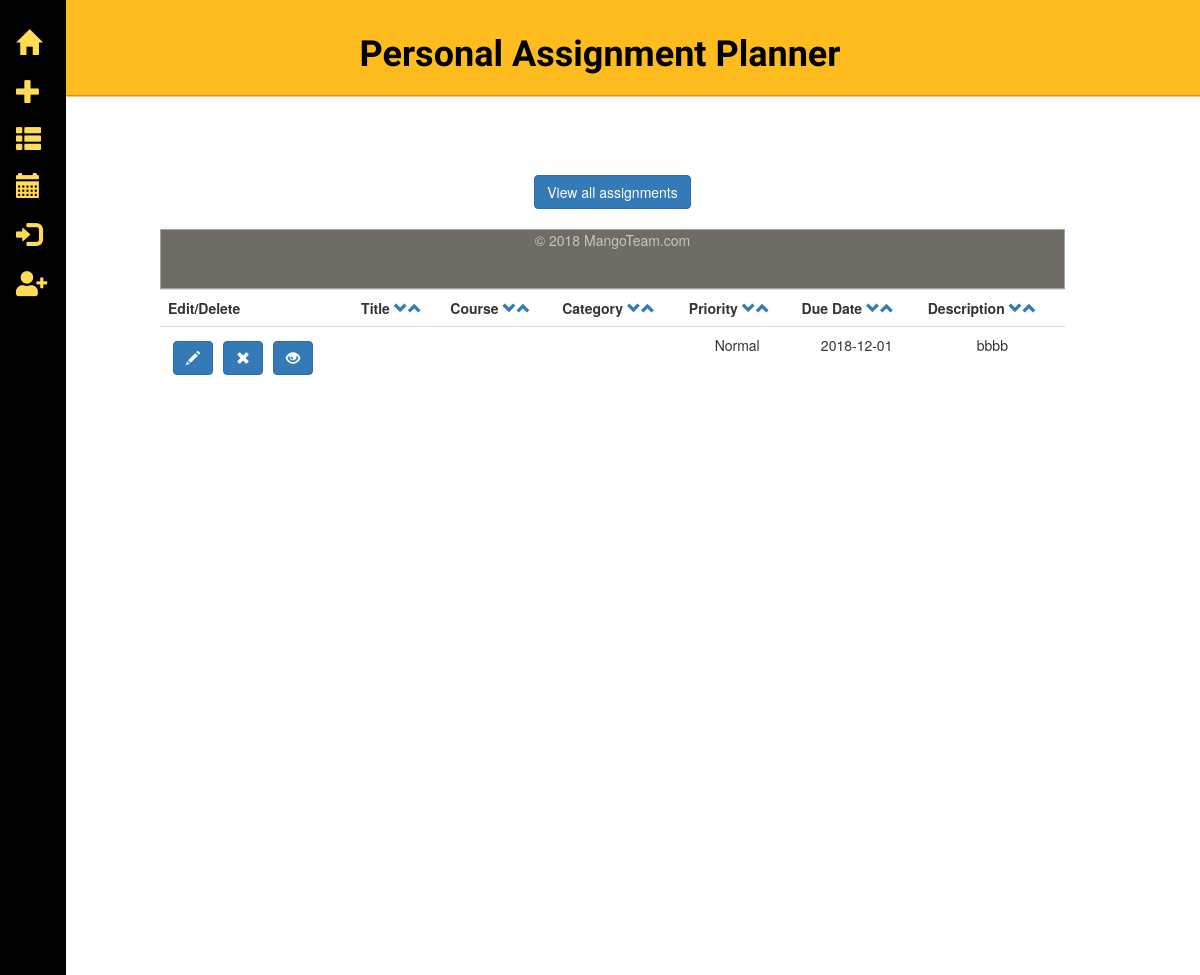
/full_view?id=13, run on an earlier commit of the app's database.
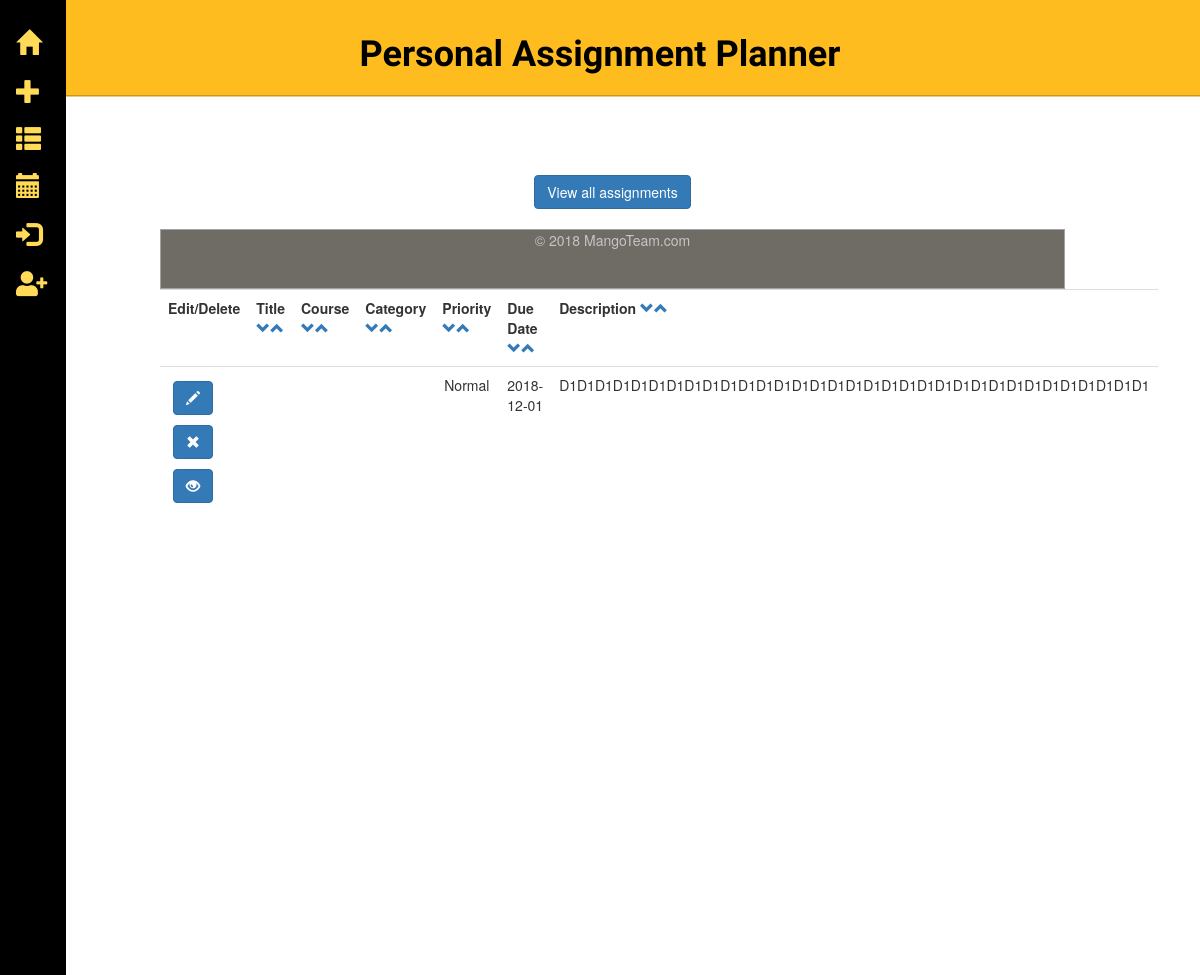
And on a later commit of the database.
### tables this page shows
CREATE TABLE assignments (
  id integer primary key autoincrement,
  username text not null,
  title text not null,
  course text not null,
  category text not null,
  priority text not null,
  duedate text not null,
  description text not null
);

### app.py (the view)
@app.route('/full_view', methods=['GET'])
def full_view():
    db = get_db()
    cur = db.execute('select * from assignments where id = ?', [request.args['id']])
    assignments = cur.fetchall()
    return render_template('full_view.html', assignments=assignments)

### app.py (called while the page is built)
def connect_db():
    rv = sqlite3.connect(app.config['DATABASE'])
    rv.row_factory = sqlite3.Row
    return rv

def get_db():
    if not hasattr(g, 'sqlite_db'):
        g.sqlite_db = connect_db()
    return g.sqlite_db

### templates/full_view.html (shortened to what this page needs)
{% extends "layout_template.html" %}
{% block body %}
<a href="./assignments"><button type="button" class="btn btn-primary">View all assignments</button></a>
<br><br>
    <table class="table">
            <tr>
                <th>Edit/Delete </th>
                <th>Title <a href="/?sort=title"><span class="glyphicon glyphicon-chevron-down arrow"></span></a><a href="/?arrange=title"><span class="glyphicon glyphicon-chevron-up arrow"></span></a></th>
                <th>Course <a href="/?sort=course"><span class="glyphicon glyphicon-chevron-down arrow"></span></a><a href="/?arrange=course"><span class="glyphicon glyphicon-chevron-up arrow"></span></a></th>
                <th>Category <a href="/?sort=category"><span class="glyphicon glyphicon-chevron-down arrow"></span></a><a href="/?arrange=category"><span class="glyphicon glyphicon-chevron-up arrow"></span></a></th>
                <th>Priority <a href="/?sort=category"><span class="glyphicon glyphicon-chevron-down arrow"></span></a><a href="/?arrange=category"><span class="glyphicon glyphicon-chevron-up arrow"></span></a></th>
                <th>Due Date <a href="/?sort=duedate"><span class="glyphicon glyphicon-chevron-down arrow"></span></a><a href="/?arrange=duedate"><span class="glyphicon glyphicon-chevron-up arrow"></span></a></th>
                <th>Description <a href="/?sort=description"><span class="glyphicon glyphicon-chevron-down arrow"></span></a><a href="/?arrange=description"><span class="glyphicon glyphicon-chevron-up arrow"></span></a></th>
            </tr>
            {% for assignment in assignments %}
                {% if assignment.priority == "Critical": %}
                <tr class="critical">
                {% elif assignment.priority == "High": %}
                <tr class="high">
                {% elif assignment.priority == "Normal": %}
                <tr class="normal">
                {% elif assignment.priority == "Low": %}
                <tr class="low">
                {% else %}
                <tr>
                {% endif %}
                        <td>
                            <form action="{{ url_for('edit_entry') }}" method="get" class="inline">
                                <button type="submit" class="btn btn-primary glyphicon glyphicon-pencil"></button>
                            </form>
                            <form action="{{ url_for('del_assignment') }}" method="post" class="inline">
                                <button type="submit" class="btn btn-primary glyphicon glyphicon-remove"></button>
                            </form>
                            <form action="{{ url_for('full_view') }}" method="get" class="inline">
                                <button type="submit" class="btn btn-primary glyphicon glyphicon-eye-open"></button>
                            </form>
                        </td>
                        <td>{{ assignment.title }}</td>
                        <td>{{ assignment.course }}</td>
                        <td>{{ assignment.category }}</td>
                        <td>{{ assignment.priority }}</td>
                        <td>{{ assignment.duedate }}</td>
                        <td>{{ assignment.description | safe }}</td>
                 </tr>
            {% else %}
                <em>No assignment entries here so far.</em>
                <br><br>
            {% endfor %}
{% endblock %}

What changed in the data, as far as the page shows it:
changed assignments "Normal": description "bbbb" → "D1D1D1D1D1D1D1D1D1D1D1D1D1D1D1D1D1D1D1D1D1D1D1D1D1D1D1D1D1D1D1D1D1"
